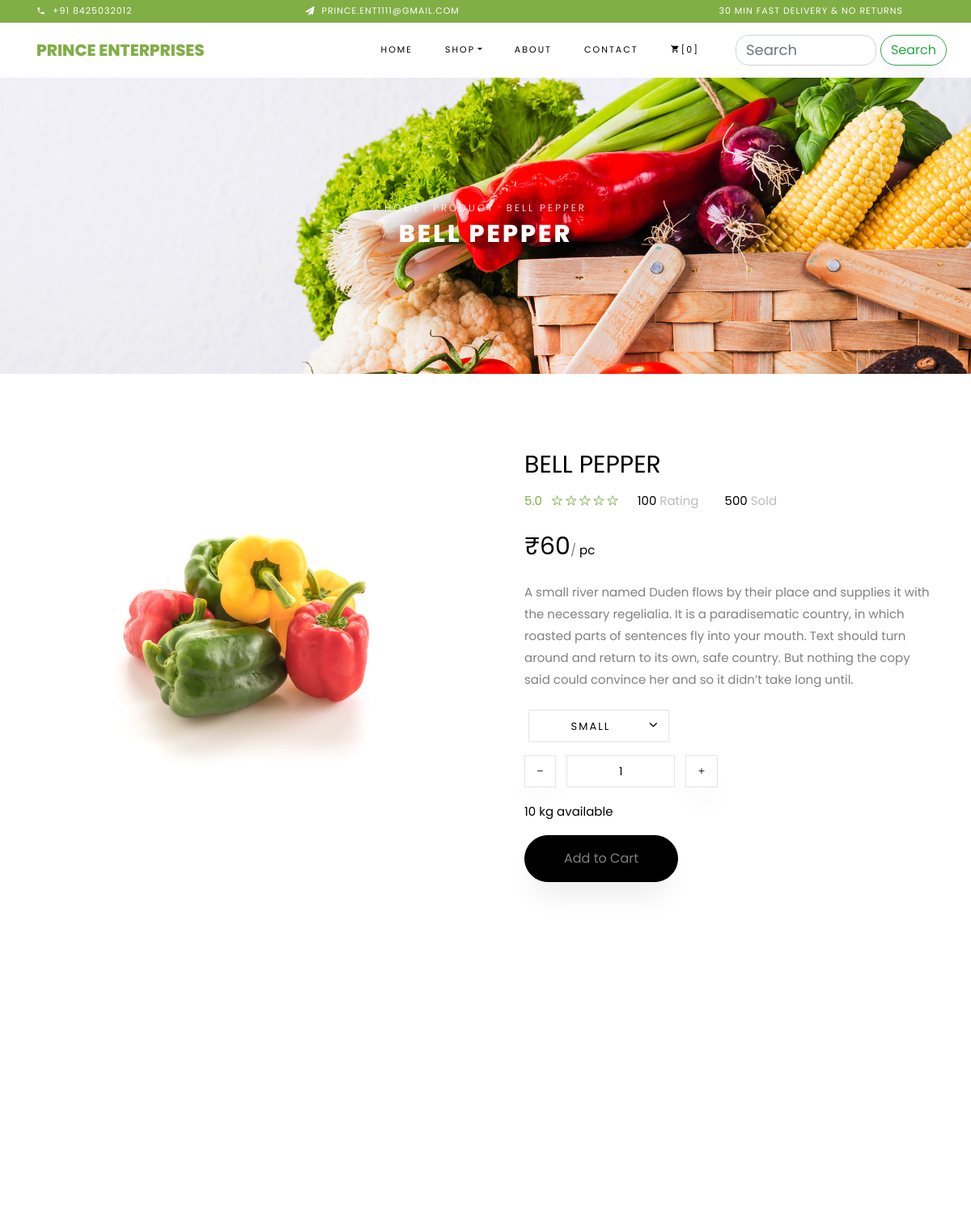
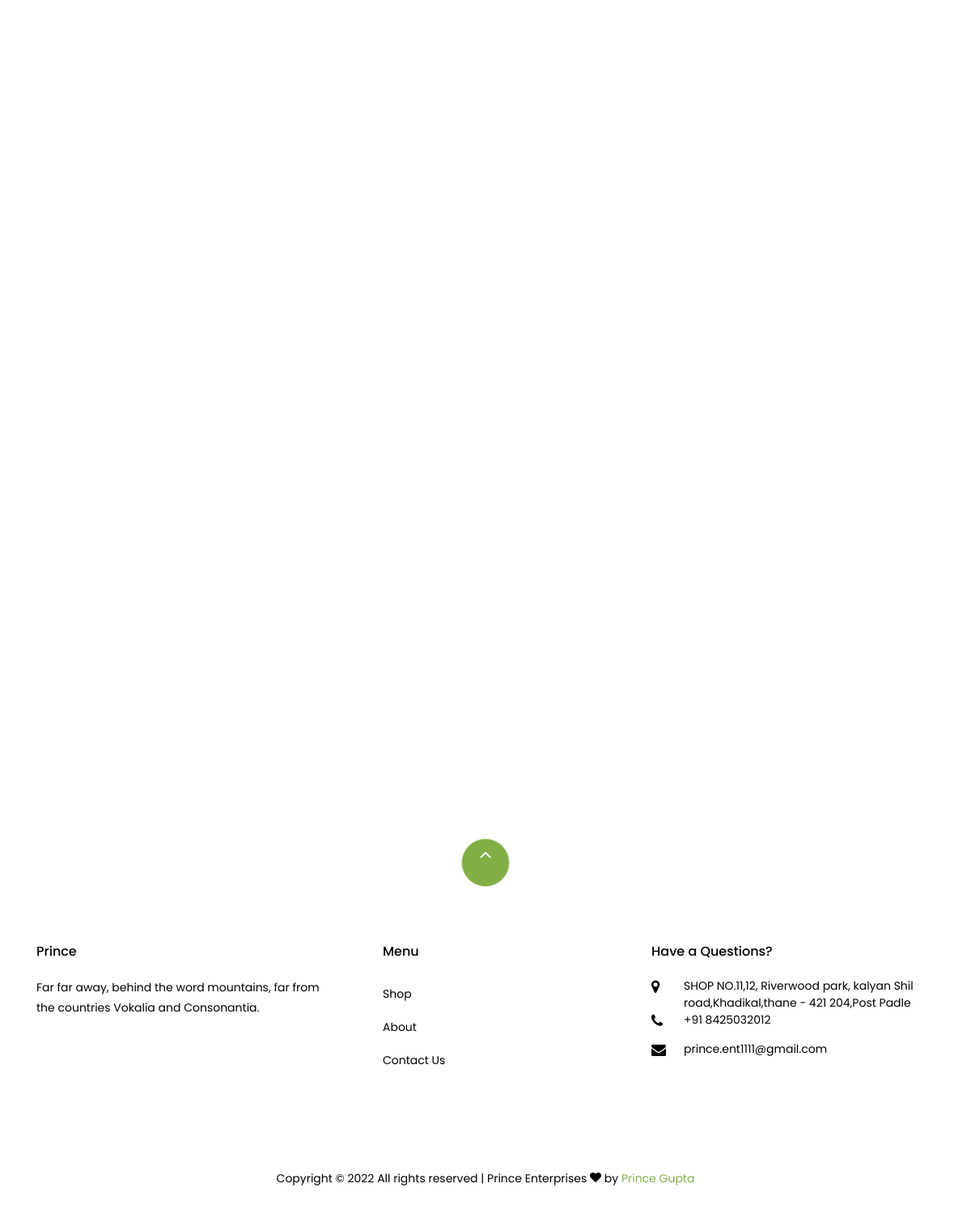
Page /product/1 on the committed database (2 pictures, top to bottom).
### shop/models.py (models this page shows, shortened)
class Product(models.Model):
    product_id=models.AutoField
    product_name = models.CharField(max_length=50)
    category=models.CharField(max_length=50,default="")
    unit= models.CharField(max_length=10,default="")
    price=models.IntegerField(default=0)
    offer=models.IntegerField(default=0)
    pub_date = models.DateField()
    image=models.ImageField(upload_to="static/shop/images",default="")

### shop/views.py (the view)
# urls.py: path('product/<int:myId>',views.prodPage,name='ShopHome'),
def prodPage(request,myId):
    product=Product.objects.filter(id=myId).first()
    related=Product.objects.filter(category=product.category)
    params={"product":product,"related":related}
    return render(request,"shop/product-single.html", params)

### shop/templates/shop/product-single.html (shortened to what this page needs)
{% extends 'shop/basic.html' %}
{% load static %}
{% block body %}
<div class="hero-wrap hero-bread" style="background-image: url({% static 'shop/images/bg_1.jpg' %});">
	<div class="container">
		<div class="row no-gutters slider-text align-items-center justify-content-center">
			<div class="col-md-9 ftco-animate text-center">
				<p class="breadcrumbs"><span class="mr-2"><a href="/">Home</a></span> <span class="mr-2"><a
							href="/shop/">Product</a></span> <span>{{product.product_name}}</span></p>
				<h1 class="mb-0 bread">{{product.product_name}}</h1>
			</div>
		</div>
	</div>
</div>
<section class="ftco-section">
	<div class="container">
		<div class="row">
			<div class="col-lg-6 mb-5 ftco-animate">
				<a href="/{{product.image}}" class="image-popup"><img src="/{{product.image}}"
						class="img-fluid" alt="Colorlib Template" id='imgpr{{product.id}}'></a>
			</div>
			<div class="col-lg-6 product-details pl-md-5 ftco-animate">
				<h3 id="namepr{{product.id}}">{{product.product_name}}</h3>
				<div class="rating d-flex">
					<p class="text-left mr-4">
						<a href="#" class="mr-2">5.0</a>
						<a href="#"><span class="ion-ios-star-outline"></span></a>
						<a href="#"><span class="ion-ios-star-outline"></span></a>
						<a href="#"><span class="ion-ios-star-outline"></span></a>
						<a href="#"><span class="ion-ios-star-outline"></span></a>
						<a href="#"><span class="ion-ios-star-outline"></span></a>
					</p>
					<p class="text-left mr-4">
						<a href="#" class="mr-2" style="color: #000;">100 <span style="color: #bbb;">Rating</span></a>
					</p>
					<p class="text-left">
						<a href="#" class="mr-2" style="color: #000;">500 <span style="color: #bbb;">Sold</span></a>
					</p>
				</div>
				<p class="price"><span id="salepr{{product.id}}">₹{{product.price}}</span>/
					<span id="unitpr{{product.id}}" style="font-size: 15px;">{{product.unit}}</span>
				</p>
				<p>A small river named Duden flows by their place and supplies it with the necessary regelialia. It is a
					paradisematic country, in which roasted parts of sentences fly into your mouth. Text should turn
					around and return to its own, safe country. But nothing the copy said could convince her and so it
					didn’t take long until.
				</p>
				<div class="row mt-4">
					<div class="col-md-6">
						<div class="form-group d-flex">
							<div class="select-wrap">
								<div class="icon"><span class="ion-ios-arrow-down"></span></div>
								<select name="size" id="size" class="form-control">
									<option value="">Small</option>
								</select>
							</div>
						</div>
					</div>
					<div class="input-group col-md-6 d-flex mb-3">
						<span class="input-group-btn mr-2">
							<button type="button" class="quantity-left-minus btn" data-type="minus" data-field="">
								<i class="ion-ios-remove"></i>
							</button>
						</span>
						<input type="text" id="quantity" name="quantity" class="form-control input-number" value="1"
							min="1" max="100">
						<span class="input-group-btn ml-2">
							<button type="button" class="quantity-right-plus btn" data-type="plus" data-field="">
								<i class="ion-ios-add"></i>
							</button>
						</span>
					</div>
					<div class="col-md-12">
						<p style="color: #000;">10 kg available</p>
					</div>
				</div>
				<p><a class="btn btn-black py-3 px-5 sCart" id="pr{{product.id}}">Add to Cart</a></p>
			</div>
		</div>
	</div>
</section>
<section class="ftco-section">
	<div class="container">
		<div class="row justify-content-center mb-3 pb-3">
		</div>
	</div>
	<div class="container">
		<div class="row">
		</div>
	</div>
</section>
{% endblock %}

### shop/templates/shop/basic.html (style rules this page uses)
.form-control { height: 38px !important; background: #fff !important; color: #000000 !important; font-size: 18px; border-radius: 0px; -webkit-box-shadow: none !important; box-shadow: none !important; border-radius: 16px; margin: 0px 5px; width: 174px; }

### rows in the picture
Product: product_name "BELL PEPPER", image (picture), price "60", unit "pc"
